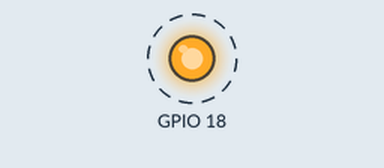
Simulated run of this program. Board: Raspberry Pi (BCM pin numbers). Shown: output pins drawn as LEDs (lit = HIGH). Dashed ring = blinking.

Above: at 0.5 s.
Timing chart, 0 to 4.6 s (numbered marks = the images above):
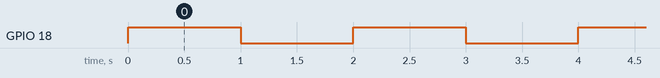

The program:

led-gpio-loop.py
```python
# -*- coding: utf-8 -*-
import RPi.GPIO as GPIO
from time import sleep

GPIO.setmode(GPIO.BCM)
GPIO.setwarnings(False)
GPIO.setup(18, GPIO.OUT, initial=GPIO.LOW)

while True:
 GPIO.output(18, GPIO.HIGH)
 sleep(1)
 GPIO.output(18, GPIO.LOW)
 sleep(1)
```

Measured:
- by itself, GPIO 18: alternates HIGH for 1.0 s and LOW for 1.0 s
